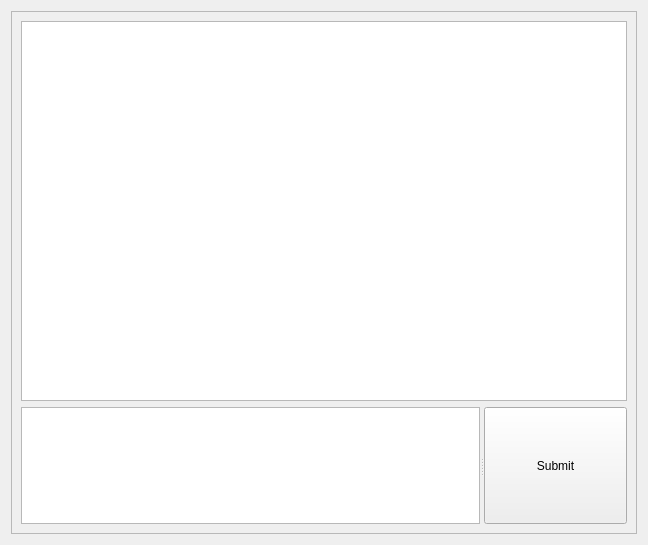
<?xml version="1.0" encoding="UTF-8"?>
<ui version="4.0">
 <class>Testimonials</class>
 <widget class="QWidget" name="Testimonials">
  <property name="geometry">
   <rect>
    <x>0</x>
    <y>0</y>
    <width>648</width>
    <height>545</height>
   </rect>
  </property>
  <property name="windowTitle">
   <string>Form</string>
  </property>
  <layout class="QGridLayout" name="gridLayout">
   <item row="0" column="0">
    <widget class="QScrollArea" name="scrollArea">
     <property name="widgetResizable">
      <bool>true</bool>
     </property>
     <widget class="QWidget" name="scrollAreaWidgetContents">
      <property name="geometry">
       <rect>
        <x>0</x>
        <y>0</y>
        <width>624</width>
        <height>521</height>
       </rect>
      </property>
      <layout class="QGridLayout" name="gridLayout_2">
       <item row="0" column="0">
        <widget class="QPlainTextEdit" name="plainTextEdit">
         <property name="minimumSize">
          <size>
           <width>560</width>
           <height>380</height>
          </size>
         </property>
         <property name="readOnly">
          <bool>true</bool>
         </property>
        </widget>
       </item>
       <item row="1" column="0">
        <widget class="QSplitter" name="splitter">
         <property name="orientation">
          <enum>Qt::Horizontal</enum>
         </property>
         <widget class="QTextEdit" name="textEdit"/>
         <widget class="QPushButton" name="pushButton">
          <property name="text">
           <string>Submit</string>
          </property>
         </widget>
        </widget>
       </item>
      </layout>
     </widget>
    </widget>
   </item>
  </layout>
 </widget>
 <resources/>
 <connections/>
</ui>
